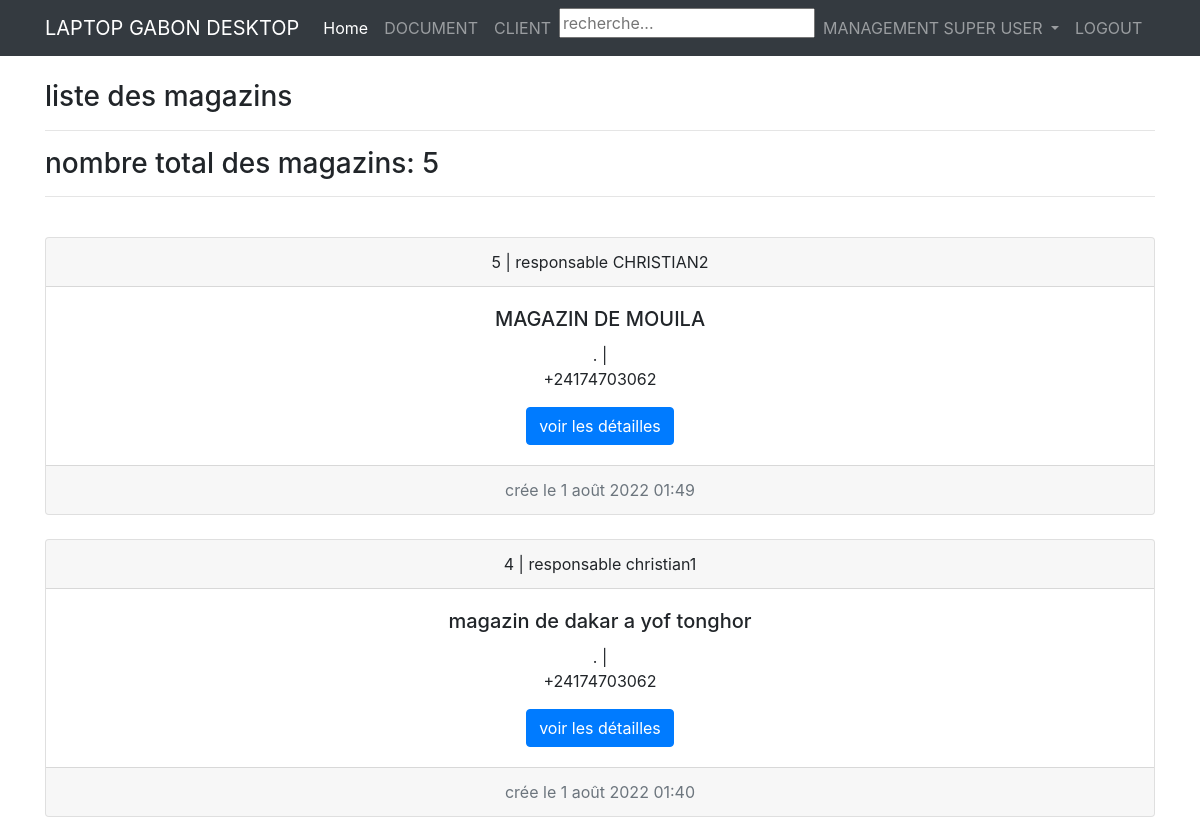
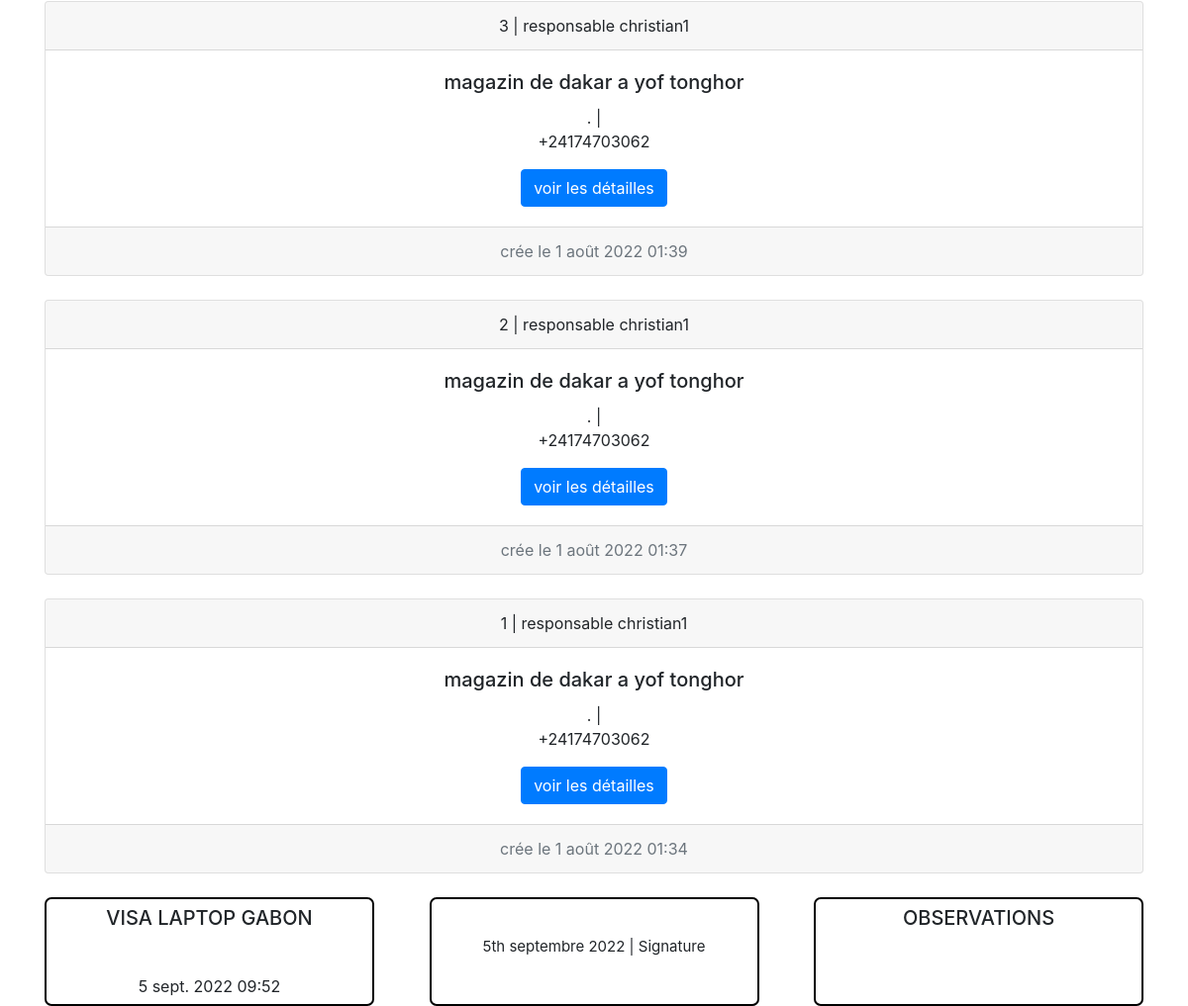
/alldetail/shop (signed in), run on the app's committed database (2 pictures, top to bottom).
### alldetail/models.py (models this page shows, shortened)
class Shop(models.Model):
    date_created = models.DateTimeField(auto_now_add=True)
    date_updated = models.DateTimeField(auto_now=True)
    shop_image = models.ImageField(upload_to='shopimages/')
    name = models.CharField(max_length=255)
    responsable_name = models.CharField(max_length=255)
    email = models.EmailField(max_length = 254)
    phone_number = PhoneNumberField()
    description = models.TextField(blank=True)
    localisation = models.CharField(max_length = 255)
    author = models.ForeignKey(User, on_delete=models.CASCADE, null=True, blank=True)
    active = models.BooleanField(default=False)

### alldetail/views.py (the view)
# urls.py: path('shop', ShopList, name="Shop"),
@login_required()
def ShopList(request):
    shops = Shop.objects.all().order_by('-date_created')
    shops = list(shops)
    total_number = Shop.objects.all().count()
    context = {"shops": shops,"total_number":total_number}
    return render(request, "alldetail/shops_list.html", context)

### templates/alldetail/shops_list.html
{% extends 'base.html' %}
{% block content %}
<br>
<h3>liste des magazins</h3><hr>
<h3>nombre total des magazins: {{total_number}}</h3><hr>
<br>
    {% for i in shops %}
        <div class="card text-center">
            <div class="card-header">
                {{ i.id }} | responsable {{ i.responsable_name }}
            </div>
            <div class="card-body">
                <h5 class="card-title">{{ i.name }}</h5>
                <p class="card-text">{{ i.descripstion }}. | <br> {{i.phone_number}}</p>
                <a href="{% url 'shop-detail' i.id%}" class="btn btn-primary">voir les détailles</a>
            </div>
            <div class="card-footer text-muted">
                crée le {{i.date_created}}
            </div>
        </div>
        <br>
        {% empty %}
        <p> ouh la la vous n'avez pas encore de magazin enregistré</p>
    {% endfor %}
{% endblock content %}

### data on the page
Shop: id "5", responsable_name "CHRISTIAN2", name "MAGAZIN DE MOUILA", phone_number "+24174703062", date_created "1 août 2022 01:49"
Shop: id "4", responsable_name "christian1", name "magazin de dakar a yof tonghor", phone_number "+24174703062", date_created "1 août 2022 01:40"
Shop: id "3", responsable_name "christian1", name "magazin de dakar a yof tonghor", phone_number "+24174703062", date_created "1 août 2022 01:39"
Shop: id "2", responsable_name "christian1", name "magazin de dakar a yof tonghor", phone_number "+24174703062", date_created "1 août 2022 01:37"
Shop: id "1", responsable_name "christian1", name "magazin de dakar a yof tonghor", phone_number "+24174703062", date_created "1 août 2022 01:34"

### other printed values
{{ total_number }} "5"
